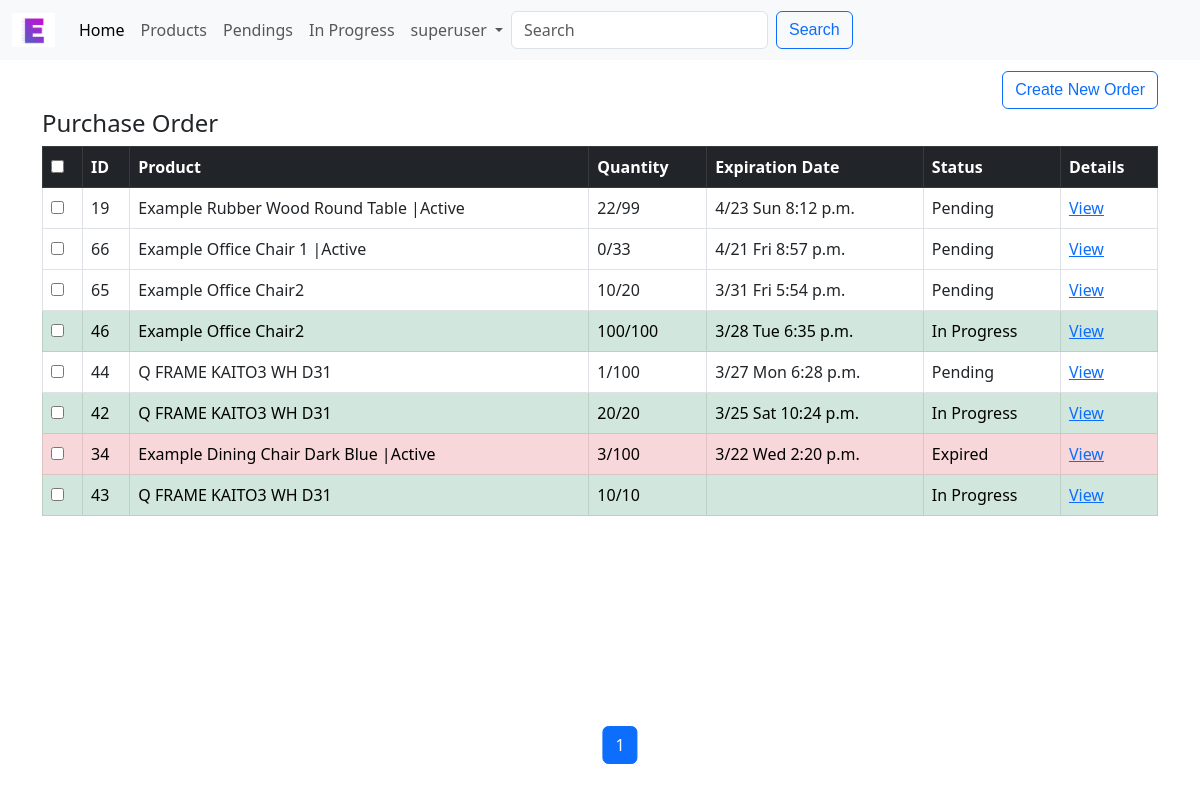
The app's page /manage_orders (signed in) with its own data.
### esb/models.py (models this page shows, shortened)
class User(AbstractUser):
    email_token = models.CharField(max_length=200)
    email_is_verified = models.BooleanField(default=False)

class PurchaseOrder(models.Model):
    product = models.ForeignKey(
        Product, on_delete=models.CASCADE, related_name="order_product"
    )
    date_time = models.DateTimeField(null=True)
    target_quantity = models.IntegerField()
    @property
    def is_expired(self):
        return timezone.now() >= self.date_time
    @property
    def total_quantity(self):
        return sum([purchase.quantity for purchase in self.customer_purchases.all()])
    @property
    def reach_target(self):
        total_quantity = sum(
            [purchase.quantity for purchase in self.customer_purchases.all()]
        )
        return total_quantity >= self.target_quantity

class Product(models.Model):
    title = models.CharField(max_length=100)
    description = models.TextField(max_length=1000)
    category = models.ForeignKey(
        Category,
        on_delete=models.SET_NULL,
        blank=True,
        null=True,
        related_name="categories",
    )
    price = models.DecimalField(max_digits=10, decimal_places=2)
    active = models.BooleanField(default=False)
    created_at = models.DateTimeField(auto_now_add=True)
    updated_at = models.DateTimeField(auto_now=True)
    def __str__(self):
        if self.active:
            return f"{self.title} |Active"
        else:
            return self.title
    class Meta:
        ordering = ["-active", "id"]

class CustomerPurchase(models.Model):
    customer = models.ForeignKey(
        Customer, on_delete=models.CASCADE, related_name="customer_purchases"
    )
    purchase = models.ForeignKey(
        PurchaseOrder, on_delete=models.CASCADE, related_name="customer_purchases"
    )
    quantity = models.IntegerField()

### esb/views.py (the view)
# urls.py: path("manage_orders", views.manage_orders, name="manage_orders"),
def manage_orders(request):
    if not request.user.is_staff:
        messages.warning(request, "You are not allowed to access this page.")
        return redirect('/')
    if request.method == 'GET':
        p_orders = PurchaseOrder.objects.all().order_by('-date_time')
        paginator = Paginator(p_orders, 14)
        page_number = request.GET.get("page")
        page_obj = paginator.get_page(page_number)
        prev_prev_page_number = page_obj.number - 2
        if page_obj.number + 2 in page_obj.paginator.page_range:
            next_next_page_number = page_obj.number + 2
        else:
            next_next_page_number = None
        return render(request, "esb/manage_orders.html", {
            "page_obj": page_obj,
            "next_next_page_number": next_next_page_number,
            "prev_prev_page_number": prev_prev_page_number
        })

### esb/templates/esb/manage_orders.html (shortened to what this page needs)
{% extends 'esb/manage_layout.html' %}
{% block create %}
    <div style="text-align:right;margin-top:1%;">
        <a href="{% url 'create_order' %}" class="btn btn-outline-primary">Create New Order</a>
    </div>
{% endblock %}
{% block top %}
    <h4>Purchase Order</h4>
{% endblock %}
{% block thead %}
    <th><input type="checkbox" id="checkall" /></th>
    <th>ID</th>
    <th>Product</th>
    <th>Quantity</th>
    <th>Expiration Date</th>
    <th>Status</th>
    <th>Details</th>
{% endblock %}
{% block tbody %}
    {% for p_order in page_obj %}
        {% if p_order.reach_target %}
        <tr class="table-success">
        {% else %}
            {% if p_order.is_expired %}
            <tr class="table-danger">
            {% else %}
            <tr>
            {% endif %}
        {% endif %}
            <td><input type="checkbox" class="checkthis" /></td>
            <td>{{ p_order.id}}</td>
            <td>{{ p_order.product}}</td>
            <td>{{ p_order.total_quantity}}/{{ p_order.target_quantity}}</td>
            <td>{{ p_order.date_time |date:'n/d D g:i a' }}</td>
            <td>
                {% if p_order.reach_target %}
                    In Progress
                {% else %}
                    {% if p_order.is_expired %}
                        Expired
                    {% else %}
                        Pending
                    {% endif %}
                {% endif %} </td>
            <td><a href="{% url 'order_details' p_order.id %}">View</a></td>
        </tr>
    {% endfor %}
    {% block pagination %}
        {% include 'esb/pagination.html' %}
    {% endblock %}
{% endblock %}

### esb/templates/esb/layout.html (shortened to what this page needs)
{% load static %}
<!DOCTYPE html>
<html lang="en">
    <head>
        <link href="https://cdn.jsdelivr.net/npm/bootstrap@5.3.0-alpha1/dist/css/bootstrap.min.css" rel="stylesheet"
>
        <link rel="stylesheet" href="{% static 'esb/styles.css' %}">
    </head>
    <body>
        <nav class="navbar navbar-expand-lg bg-body-tertiary fixed-top">
            <div class="container-fluid">
                <a class="navbar-brand" href="#">
                    <img src="{% static 'esb/image/ESB.jpg' %}" alt="Esb" width="43" height="34">
                </a>
                <div class="collapse navbar-collapse" id="navbarNavDropdown" style="text-align:center;">
                    <ul class="navbar-nav">
                        <li class="nav-item">
                            <a class="nav-link active" aria-current="page" href="{% url 'index' %}">Home</a>
                        </li>
                        <li class="nav-item">
                            <a class="nav-link" href="{% url 'category' %}">Products</a>
                        </li>
                        <li class="nav-item">
                            <a class="nav-link" href="{% url 'pendings' %}">Pendings</a>
                        </li>
                        <li class="nav-item">
                            <a class="nav-link" href="{% url 'inprogress' %}">In Progress</a>
                        </li>
                        {% if request.user.is_authenticated %}
                        <li class="nav-item dropdown" style="text-align:center;">
                            <a class="nav-link dropdown-toggle" href="#" role="button" data-bs-toggle="dropdown" aria-expanded="false">
                                {{ user.username }}
                            </a>
                        </li>
                        {% endif %}
                    </ul>
                    <form action="{% url 'search_products' %}"class="d-flex" role="search" method="get">
                        <input class="form-control me-2" type="search" placeholder="Search" aria-label="Search" name="q">
                        <button class="btn btn-outline-primary" type="submit">Search</button>
                    </form>
                </div>
            </div>
        </nav>
    {% block body %}
    {% endblock %}
    </body>
</html>

### esb/static/esb/styles.css (style rules this page uses)
body { padding-top: 3.75rem; padding-bottom: 3.75rem; }
.btn { font-family: 'Gill Sans', 'Gill Sans MT', Calibri, 'Trebuchet MS', sans-serif; }

### records on screen
User: username "superuser"
PurchaseOrder: id "19", product "Example Rubber Wood Round Table |Active", total_quantity "22", target_quantity "99", date_time "4/23 Sun 8:12 p.m.", shows "Pending"
PurchaseOrder: id "66", product "Example Office Chair 1 |Active", total_quantity "0", target_quantity "33", date_time "4/21 Fri 8:57 p.m.", shows "Pending"
PurchaseOrder: id "65", product "Example Office Chair2", total_quantity "10", target_quantity "20", date_time "3/31 Fri 5:54 p.m.", shows "Pending"
PurchaseOrder: id "46", product "Example Office Chair2", total_quantity "100", target_quantity "100", date_time "3/28 Tue 6:35 p.m.", shows "In Progress"
PurchaseOrder: id "44", product "Q FRAME KAITO3 WH D31", total_quantity "1", target_quantity "100", date_time "3/27 Mon 6:28 p.m.", shows "Pending"
PurchaseOrder: id "42", product "Q FRAME KAITO3 WH D31", total_quantity "20", target_quantity "20", date_time "3/25 Sat 10:24 p.m.", shows "In Progress"
PurchaseOrder: id "34", product "Example Dining Chair Dark Blue |Active", total_quantity "3", target_quantity "100", date_time "3/22 Wed 2:20 p.m.", shows "Expired"
PurchaseOrder: id "43", product "Q FRAME KAITO3 WH D31", total_quantity "10", target_quantity "10", shows "In Progress"

### other values on screen
{{ page_obj.number }} "1"
